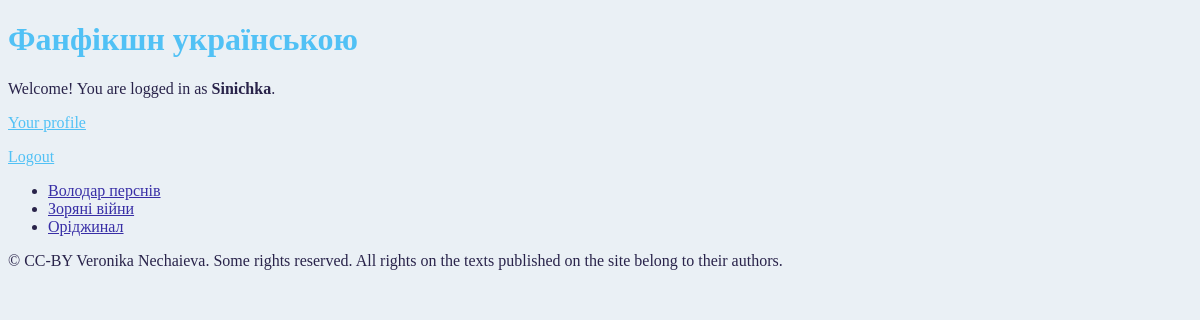
The app's page /fics/fandoms (signed in) with its own data.
### app_fanfics/models.py (models this page shows, shortened)
class User(AbstractUser):
    pass

class Fandom(models.Model):
    name = models.CharField(max_length=200)
    fandom_author = models.CharField(max_length=200)

### app_fanfics/views/views.py (the view)
# urls.py: path('fandoms', views.fandom_list, name='fandoms_list'),
def fandom_list(request):
    context = {
        'fandoms_list' : Fandom.objects.order_by('name')
    }
    context.update(get_login_context(request))
    return render(request, 'fandom_list.html', context)

### app_fanfics/views/login_context.py (called while the page is built)
def get_login_context(request, base_context: dict = None):
    logged_in = request.user.is_authenticated
    if logged_in:
        username = request.user.username
        author_ids = Author.objects.filter(nickname=username)
        author_id = author_ids[0].id if author_ids is not None else None
    else:
        username = None
        author_id = None
    auth_context = {
        'logged_in': request.user.is_authenticated,
        'username': username,
        'author_id': author_id,
        'google_url': GOOGLE_URL}
    if base_context:
        context = base_context
        base_context.update(auth_context)
        return context
    return auth_context

### app_fanfics/templates/fandom_list.html (shortened to what this page needs)
<!DOCTYPE html>
{% load static %}
<html lang="en">
<head>
    <link rel="stylesheet" type="text/css" href="{% static 'css/style.css' %}">
</head>
<body>
{% include "sub_elements/header.html" %}
{% if fandoms_list %}
<ul>
    {% for fandom in fandoms_list %}
    <li><a href="">{{fandom.name}}</a></li>
    {% endfor %}
</ul>
{% else %}
<p> No fandoms are known yet.</p>
{% endif %}
{% include "sub_elements/footer.html" %}
</body>
</html>

### app_fanfics/templates/sub_elements/header.html (shortened to what this page needs)
{% load static %}
<div id="header">
    <a href="{% url 'fics:index' %}" style="text-decoration: none"><h1>Фанфікшн українською</h1></a>
    {% if logged_in %}
        <p>Welcome! You are logged in as <b>{{ username }}</b>.</p>
        <p><a href="{%  url 'fics:author_page' author_id %}">Your profile</a></p>
        <p><a href="{% url 'fics:logout' %}">Logout</a></p>
    {% endif %}
</div>

### app_fanfics/static/css/style.css (style rules this page uses)
body { background-color: #eaf0f5; color: #29234a; font: 16px calibri; }
a:link { color: #51c1f5; }

### records on screen
User: username "Sinichka"
Fandom: name "Володар перснів"
Fandom: name "Зоряні війни"
Fandom: name "Оріджинал"
